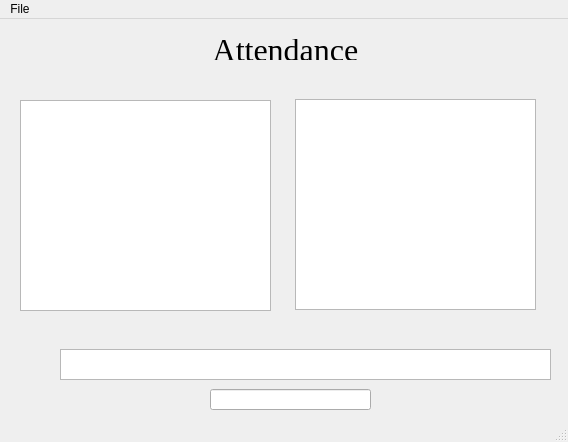
<?xml version="1.0" encoding="UTF-8"?>
<ui version="4.0">
 <class>MainWindow</class>
 <widget class="QMainWindow" name="MainWindow">
  <property name="geometry">
   <rect>
    <x>0</x>
    <y>0</y>
    <width>568</width>
    <height>442</height>
   </rect>
  </property>
  <property name="windowTitle">
   <string>MainWindow</string>
  </property>
  <widget class="QWidget" name="centralWidget">
   <widget class="QLineEdit" name="numberEntry">
    <property name="geometry">
     <rect>
      <x>210</x>
      <y>370</y>
      <width>161</width>
      <height>21</height>
     </rect>
    </property>
   </widget>
   <widget class="QLabel" name="label">
    <property name="geometry">
     <rect>
      <x>10</x>
      <y>20</y>
      <width>551</width>
      <height>21</height>
     </rect>
    </property>
    <property name="font">
     <font>
      <family>Times New Roman</family>
      <pointsize>24</pointsize>
     </font>
    </property>
    <property name="text">
     <string>Attendance</string>
    </property>
    <property name="alignment">
     <set>Qt::AlignCenter</set>
    </property>
   </widget>
   <widget class="QTextBrowser" name="log">
    <property name="geometry">
     <rect>
      <x>60</x>
      <y>330</y>
      <width>491</width>
      <height>31</height>
     </rect>
    </property>
   </widget>
   <widget class="QListWidget" name="working">
    <property name="geometry">
     <rect>
      <x>20</x>
      <y>81</y>
      <width>251</width>
      <height>211</height>
     </rect>
    </property>
   </widget>
   <widget class="QListWidget" name="cleaning">
    <property name="geometry">
     <rect>
      <x>295</x>
      <y>80</y>
      <width>241</width>
      <height>211</height>
     </rect>
    </property>
   </widget>
  </widget>
  <widget class="QStatusBar" name="statusBar">
   <property name="sizeGripEnabled">
    <bool>true</bool>
   </property>
  </widget>
  <widget class="QMenuBar" name="menuBar">
   <property name="geometry">
    <rect>
     <x>0</x>
     <y>0</y>
     <width>568</width>
     <height>20</height>
    </rect>
   </property>
   <widget class="QMenu" name="menuFile">
    <property name="title">
     <string>File</string>
    </property>
    <addaction name="actionAdd_User"/>
   </widget>
   <addaction name="menuFile"/>
  </widget>
  <action name="actionNewUser">
   <property name="text">
    <string>Add New User</string>
   </property>
  </action>
  <action name="actionAdd_User">
   <property name="text">
    <string>Add User</string>
   </property>
  </action>
 </widget>
 <layoutdefault spacing="6" margin="11"/>
 <resources/>
 <connections/>
</ui>
